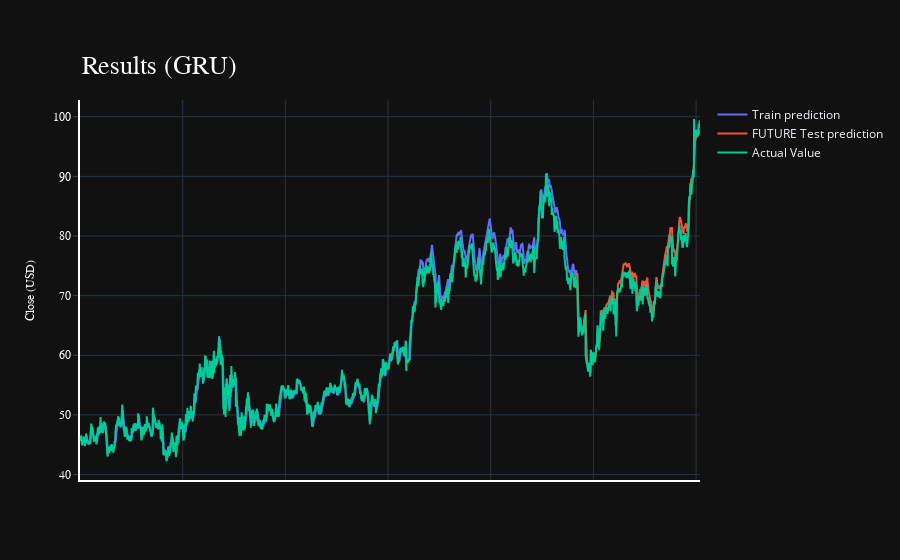

Here is the notebook cell this chart was saved with:
### Code cell
import plotly.express as px
import plotly.graph_objects as go

fig = go.Figure()
fig.add_trace(go.Scatter(go.Scatter(x=result.index, y=result[0],
                    mode='lines',
                    name='Train prediction')))
fig.add_trace(go.Scatter(x=result.index, y=result[1],
                    mode='lines',
                    name='FUTURE Test prediction'))
fig.add_trace(go.Scatter(go.Scatter(x=result.index, y=result[2],
                    mode='lines',
                    name='Actual Value')))
fig.update_layout(
    xaxis=dict(
        showline=True,
        showgrid=True,
        showticklabels=False,
        linecolor='white',
        linewidth=2
    ),
    yaxis=dict(
        title_text='Close (USD)',
        titlefont=dict(
            family='Rockwell',
            size=12,
            color='white',
        ),
        showline=True,
        showgrid=True,
        showticklabels=True,
        linecolor='white',
        linewidth=2,
        ticks='outside',
        tickfont=dict(
            family='Rockwell',
            size=12,
            color='white',
        ),
    ),
    showlegend=True,
    template = 'plotly_dark'

)



annotations = []
annotations.append(dict(xref='paper', yref='paper', x=0.0, y=1.05,
                              xanchor='left', yanchor='bottom',
                              text='Results (GRU)',
                              font=dict(family='Rockwell',
                                        size=26,
                                        color='white'),
                              showarrow=False))
fig.update_layout(annotations=annotations)

fig.show()

### Figure 1 — Plotly figure (JSON) as saved in the notebook; plotly's stock layout.template omitted (floating-point values rounded to 4 significant figures; data arrays with more than 128 entries replaced by an {"elided": "..."} marker saying what was removed)
{"data": [{"mode": "lines", "name": "Train prediction", "type": "scatter", "x": {"elided": "3020 int values"}, "y": {"elided": "3020 float values"}}, {"mode": "lines", "name": "FUTURE Test prediction", "type": "scatter", "x": {"elided": "3020 int values"}, "y": {"elided": "3020 float values"}}, {"mode": "lines", "name": "Actual Value", "type": "scatter", "x": {"elided": "3020 int values"}, "y": {"elided": "3020 float values"}}], "layout": {"annotations": [{"font": {"color": "white", "family": "Rockwell", "size": 26}, "showarrow": false, "text": "Results (GRU)", "x": 0, "xanchor": "left", "xref": "paper", "y": 1.05, "yanchor": "bottom", "yref": "paper"}], "showlegend": true, "xaxis": {"linecolor": "white", "linewidth": 2, "showgrid": true, "showline": true, "showticklabels": false}, "yaxis": {"linecolor": "white", "linewidth": 2, "showgrid": true, "showline": true, "showticklabels": true, "tickfont": {"color": "white", "family": "Rockwell", "size": 12}, "ticks": "outside", "title": {"font": {"color": "white", "family": "Rockwell", "size": 12}, "text": "Close (USD)"}}}}
